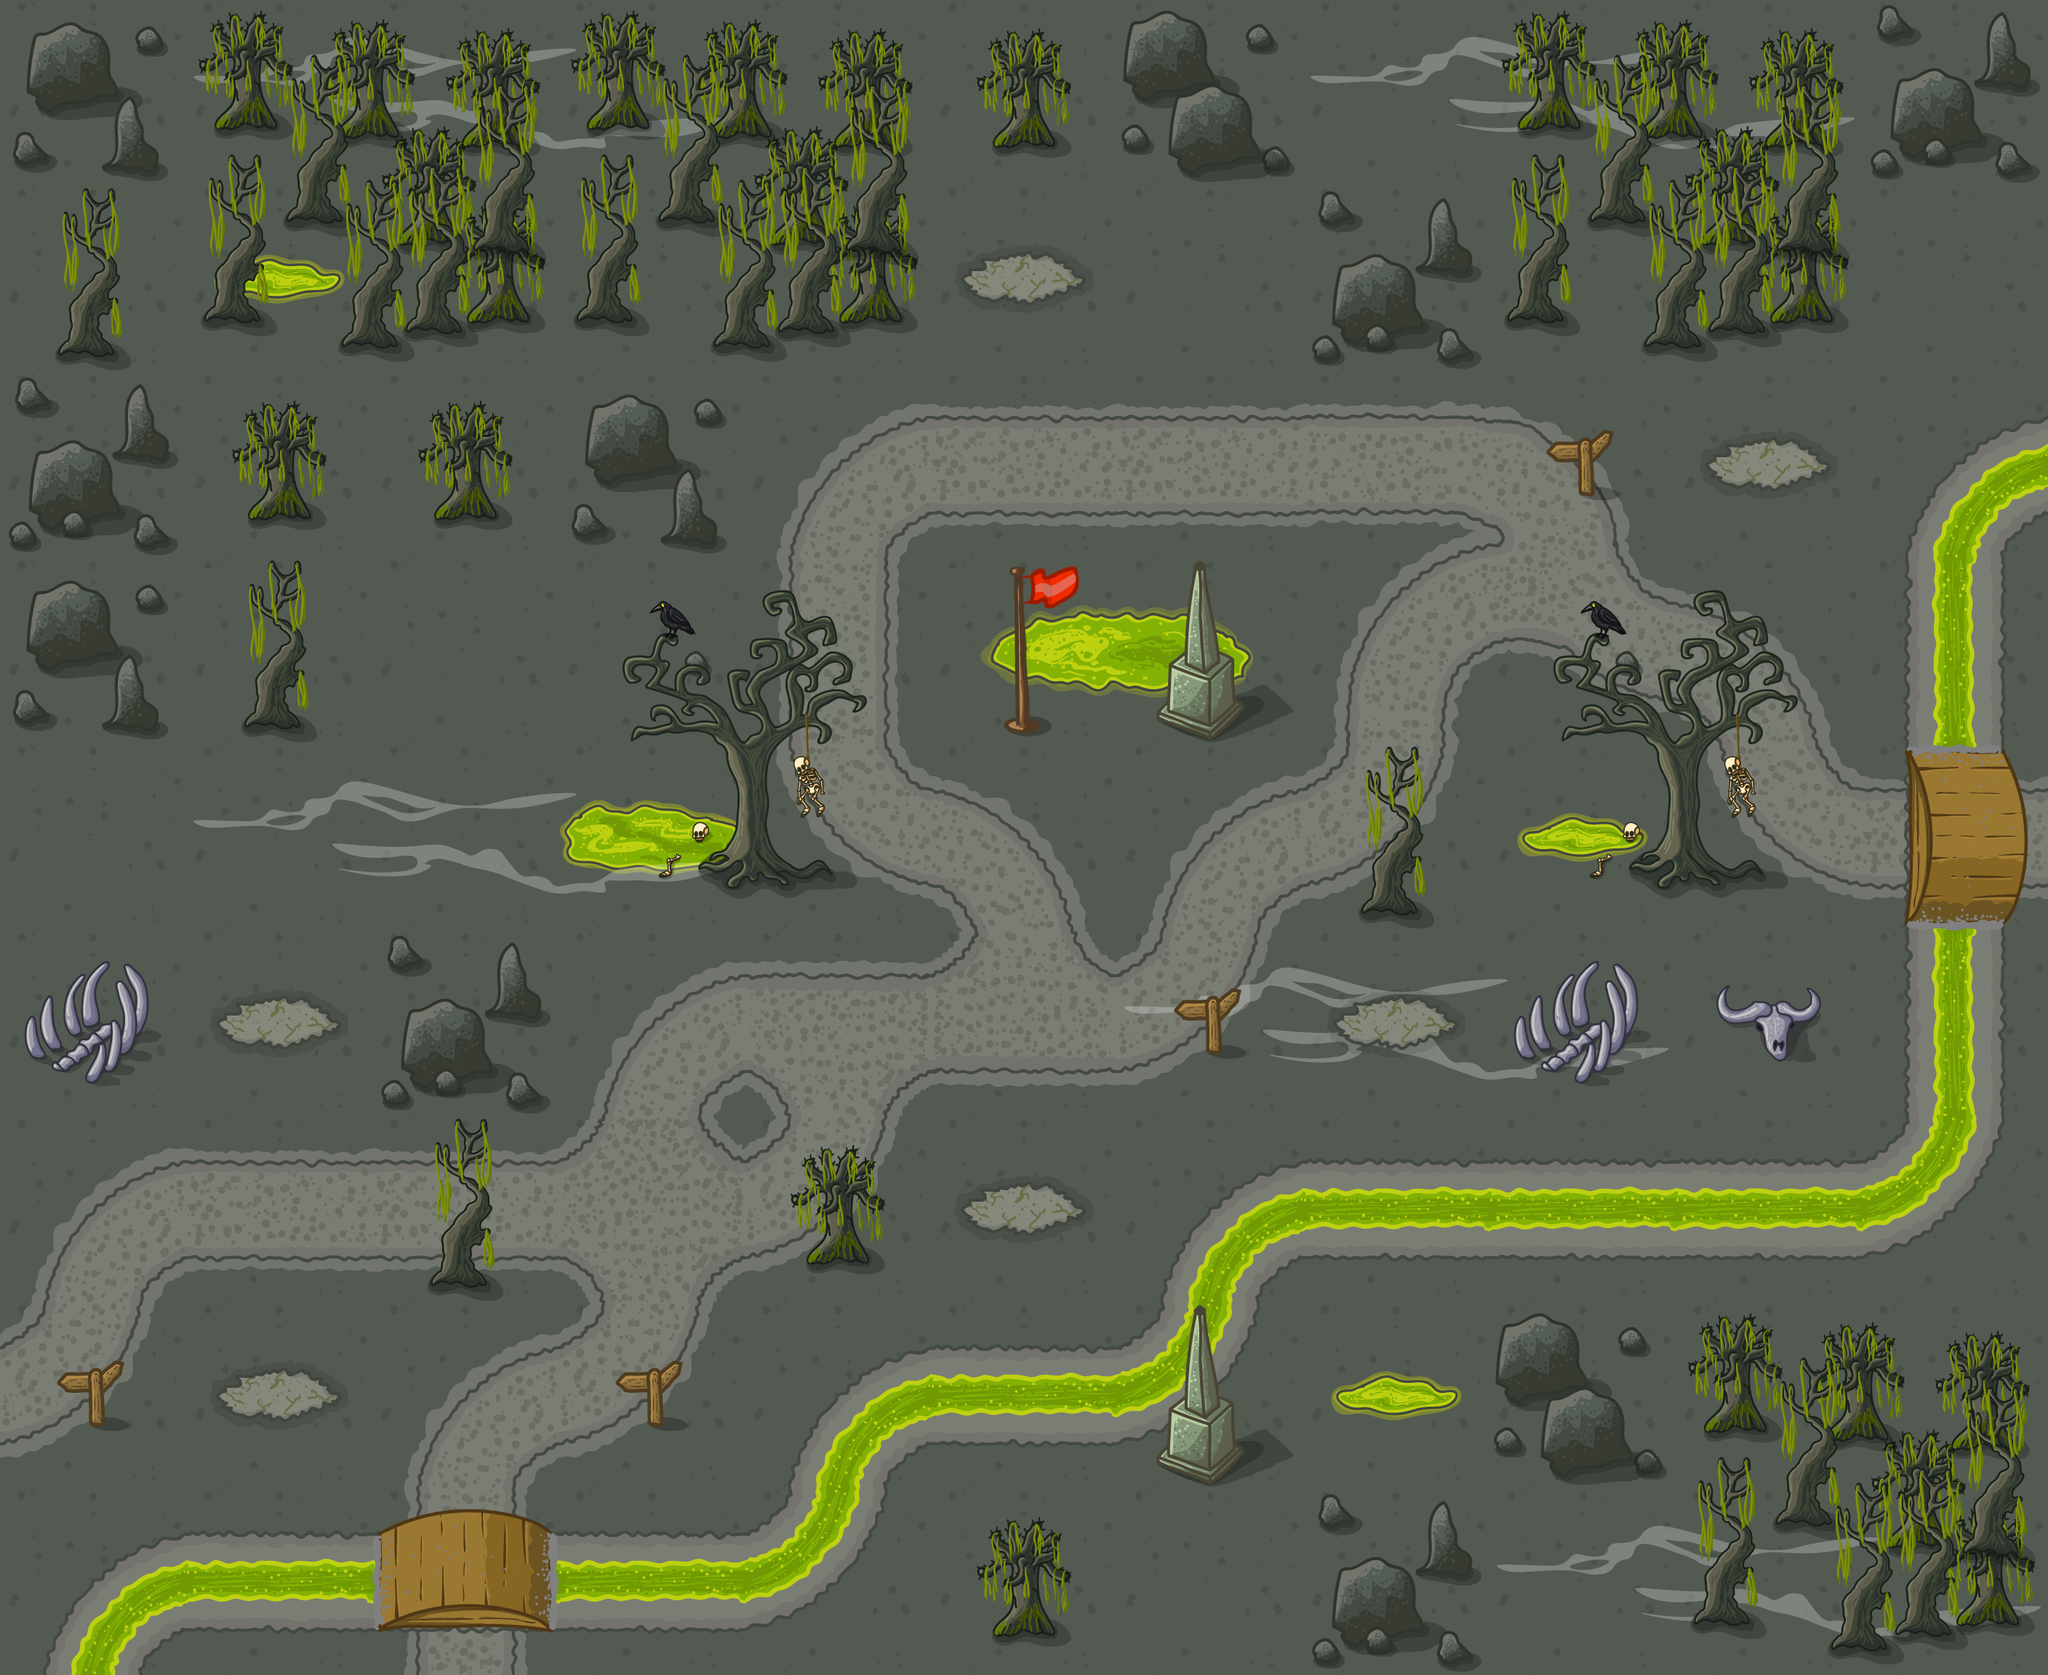

This game map was drawn from its Tiled (.tmx) file and the tilesets committed beside it. A one-line description and the full map source follow:
An orthogonal 11x9 tile map with 256x256 px tiles, 5 tile layers (bg, road, river, dec, ...).

<map version="1.5" tiledversion="1.7.2" orientation="orthogonal" renderorder="right-down" width="11" height="9" tilewidth="256" tileheight="256" infinite="0" nextlayerid="8" nextobjectid="1">
 <tileset firstgid="1" name="tail" tilewidth="256" tileheight="256" tilecount="47" columns="0">
  <grid orientation="orthogonal" width="1" height="1" />
  <tile id="200">
   <image width="256" height="256" source="../PNG/tail_8/1.png" />
  </tile>
  <tile id="201">
   <image width="256" height="256" source="../PNG/tail_8/2.png" />
  </tile>
  <tile id="202">
   <image width="256" height="256" source="../PNG/tail_8/3.png" />
  </tile>
  <tile id="203">
   <image width="256" height="256" source="../PNG/tail_8/4.png" />
  </tile>
  <tile id="204">
   <image width="256" height="256" source="../PNG/tail_8/5.png" />
  </tile>
  <tile id="205">
   <image width="256" height="256" source="../PNG/tail_8/6.png" />
  </tile>
  <tile id="206">
   <image width="256" height="256" source="../PNG/tail_8/7.png" />
  </tile>
  <tile id="207">
   <image width="256" height="256" source="../PNG/tail_8/8.png" />
  </tile>
  <tile id="208">
   <image width="256" height="256" source="../PNG/tail_8/9.png" />
  </tile>
  <tile id="209">
   <image width="256" height="256" source="../PNG/tail_8/10.png" />
  </tile>
  <tile id="210">
   <image width="256" height="256" source="../PNG/tail_8/11.png" />
  </tile>
  <tile id="211">
   <image width="256" height="256" source="../PNG/tail_8/12.png" />
  </tile>
  <tile id="212">
   <image width="256" height="256" source="../PNG/tail_8/13.png" />
  </tile>
  <tile id="213">
   <image width="256" height="256" source="../PNG/tail_8/14.png" />
  </tile>
  <tile id="214">
   <image width="256" height="256" source="../PNG/tail_8/15.png" />
  </tile>
  <tile id="215">
   <image width="256" height="256" source="../PNG/tail_8/16.png" />
  </tile>
  <tile id="216">
   <image width="256" height="256" source="../PNG/tail_8/17.png" />
  </tile>
  <tile id="217">
   <image width="256" height="256" source="../PNG/tail_8/18.png" />
  </tile>
  <tile id="218">
   <image width="256" height="256" source="../PNG/tail_8/19.png" />
  </tile>
  <tile id="219">
   <image width="256" height="256" source="../PNG/tail_8/20.png" />
  </tile>
  <tile id="220">
   <image width="256" height="256" source="../PNG/tail_8/21.png" />
  </tile>
  <tile id="221">
   <image width="256" height="256" source="../PNG/tail_8/22.png" />
  </tile>
  <tile id="222">
   <image width="256" height="256" source="../PNG/tail_8/23.png" />
  </tile>
  <tile id="223">
   <image width="256" height="256" source="../PNG/tail_8/24.png" />
  </tile>
  <tile id="224">
   <image width="256" height="256" source="../PNG/tail_8/25.png" />
  </tile>
  <tile id="225">
   <image width="256" height="256" source="../PNG/tail_8/26.png" />
  </tile>
  <tile id="226">
   <image width="256" height="256" source="../PNG/tail_8/27.png" />
  </tile>
  <tile id="227">
   <image width="256" height="256" source="../PNG/tail_8/29.png" />
  </tile>
  <tile id="228">
   <image width="256" height="256" source="../PNG/tail_8/30.png" />
  </tile>
  <tile id="229">
   <image width="256" height="256" source="../PNG/tail_8/31.png" />
  </tile>
  <tile id="230">
   <image width="256" height="256" source="../PNG/tail_8/32.png" />
  </tile>
  <tile id="231">
   <image width="256" height="256" source="../PNG/tail_8/33.png" />
  </tile>
  <tile id="232">
   <image width="256" height="256" source="../PNG/tail_8/34.png" />
  </tile>
  <tile id="233">
   <image width="256" height="256" source="../PNG/tail_8/35.png" />
  </tile>
  <tile id="234">
   <image width="256" height="256" source="../PNG/tail_8/36.png" />
  </tile>
  <tile id="235">
   <image width="256" height="256" source="../PNG/tail_8/37.png" />
  </tile>
  <tile id="236">
   <image width="256" height="256" source="../PNG/tail_8/38.png" />
  </tile>
  <tile id="237">
   <image width="256" height="256" source="../PNG/tail_8/39.png" />
  </tile>
  <tile id="238">
   <image width="256" height="256" source="../PNG/tail_8/40.png" />
  </tile>
  <tile id="239">
   <image width="256" height="256" source="../PNG/tail_8/41.png" />
  </tile>
  <tile id="240">
   <image width="256" height="256" source="../PNG/tail_8/42.png" />
  </tile>
  <tile id="241">
   <image width="256" height="256" source="../PNG/tail_8/43.png" />
  </tile>
  <tile id="242">
   <image width="256" height="256" source="../PNG/tail_8/44.png" />
  </tile>
  <tile id="243">
   <image width="256" height="256" source="../PNG/tail_8/45.png" />
  </tile>
  <tile id="244">
   <image width="256" height="256" source="../PNG/tail_8/46.png" />
  </tile>
  <tile id="245">
   <image width="256" height="256" source="../PNG/tail_8/47.png" />
  </tile>
  <tile id="246">
   <image width="256" height="256" source="../PNG/tail_8/48.png" />
  </tile>
 </tileset>
 <layer id="4" name="bg" width="11" height="9">
  <data encoding="csv">
233,233,233,233,233,233,233,233,233,233,233,
233,233,233,233,233,233,233,233,233,233,233,
233,233,233,233,233,233,233,233,233,233,233,
233,233,233,233,233,233,233,233,233,233,233,
233,233,233,233,233,233,233,233,233,233,233,
233,233,233,233,233,233,233,233,233,233,233,
233,233,233,233,233,233,233,233,233,233,233,
233,233,233,233,233,233,233,233,233,233,233,
233,233,233,233,233,233,233,233,233,233,233
</data>
 </layer>
 <layer id="1" name="road" width="11" height="9">
  <data encoding="csv">
0,0,0,0,0,0,0,0,0,0,0,
0,0,0,0,0,0,0,0,0,0,0,
0,0,0,0,201,206,206,209,210,0,0,
0,0,0,0,205,0,0,211,212,202,0,
0,0,0,0,203,202,201,204,0,203,206,
0,0,0,201,207,3221225679,204,0,0,0,0,
201,206,206,208,204,0,0,0,0,0,0,
204,0,201,204,0,0,0,0,0,0,0,
0,0,205,0,0,0,0,0,0,0,0
</data>
 </layer>
 <layer id="3" name="river" width="11" height="9">
  <data encoding="csv">
0,0,0,0,0,0,0,0,0,0,0,
0,220,0,0,0,0,0,0,0,0,0,
0,0,0,0,0,0,0,0,0,0,213,
0,0,0,0,0,221,222,0,0,0,217,
0,0,0,219,0,0,0,0,220,0,217,
0,0,0,0,0,0,0,0,0,0,217,
0,0,0,0,0,0,213,218,218,218,216,
0,0,0,0,213,218,216,220,0,0,0,
213,218,218,218,216,0,0,0,0,0,0
</data>
 </layer>
 <layer id="7" name="dec" width="11" height="9">
  <data encoding="csv">
0,223,224,225,0,0,0,223,224,225,0,
0,0,0,0,0,0,0,0,0,0,0,
0,0,0,0,0,0,0,0,0,0,0,
0,0,0,0,0,0,0,0,0,0,0,
0,223,224,225,0,0,0,0,0,0,0,
0,0,0,0,0,0,223,224,225,0,0,
0,0,0,0,0,0,0,0,0,0,0,
0,0,0,0,0,0,0,0,0,0,0,
0,0,0,0,0,0,0,0,223,224,225
</data>
 </layer>
 <layer id="5" name="obj" width="11" height="9">
  <data encoding="csv">
239,244,245,244,245,243,237,0,244,245,240,
242,246,247,246,247,238,0,240,246,247,0,
240,243,243,239,0,0,0,0,241,238,0,
239,242,0,229,230,228,227,0,229,230,0,
0,0,0,231,232,0,0,242,231,232,2684354786,
235,238,240,0,0,0,241,238,235,234,0,
0,0,242,0,243,238,0,0,0,0,0,
241,238,0,241,0,0,227,0,237,244,245,
0,0,226,0,0,243,0,240,0,246,247
</data>
 </layer>
</map>
